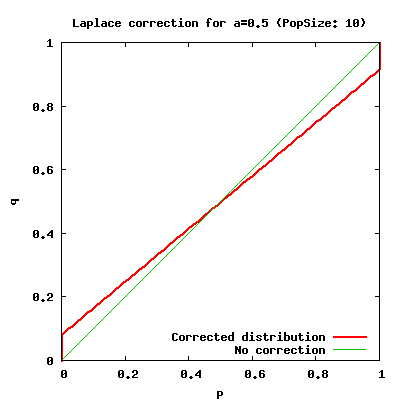

Write gnuplot code to recreate this figure.
set style line 2 lt 2 lw 1
set style line 1 lt 1 lw 3
set xrange [0.0:1.0]
set yrange [0.0:1.0]
set size ratio 1
set xlabel 'p'
set ylabel 'q'
set terminal png size 400,400
set key right bottom
set output "graph_LC05_correction.png"
set title 'Laplace correction for a=0.5 (PopSize: 10)'
plot "graph_LC05_correction.gnp" ti "Corrected distribution" with lines ls 1, "tgraph_LC05_correction.gnp" ti "No correction" with lines ls 2

